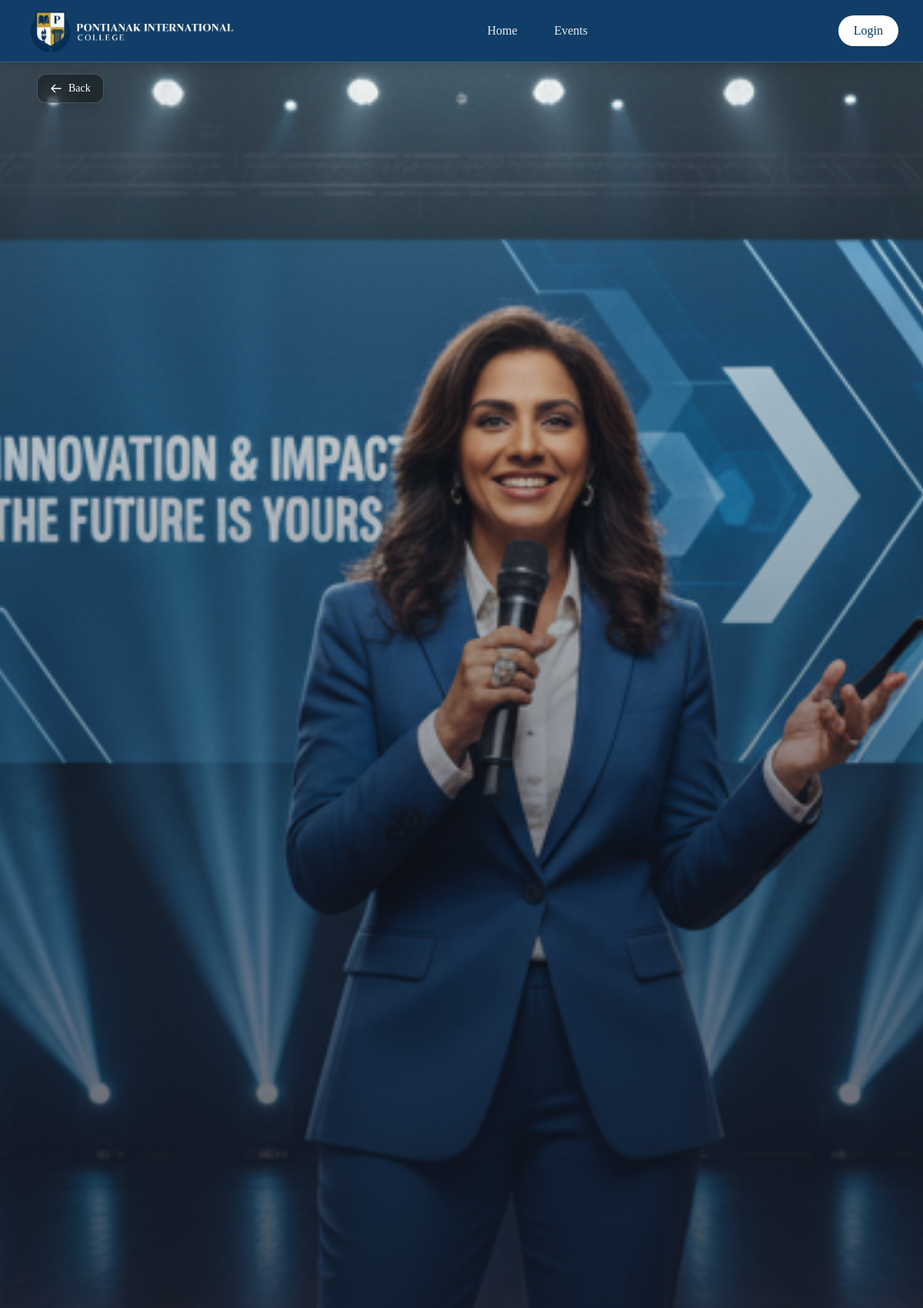
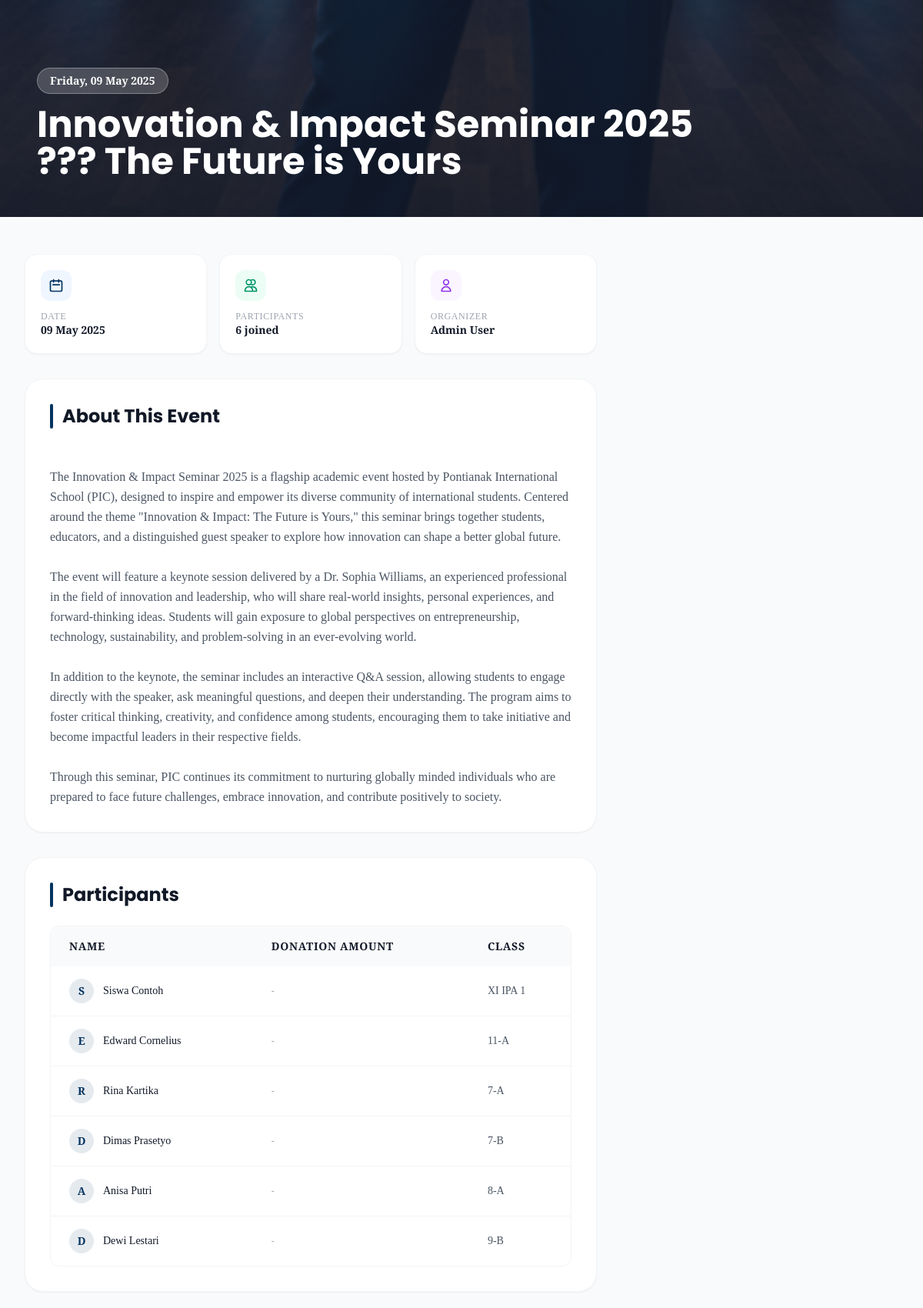
The page /events/4 (upper part) on the database its author committed (2 pictures, top to bottom).
### tables this page shows
CREATE TABLE `events` (
  `id` int NOT NULL,
  `name` varchar(255) NOT NULL,
  `image_url` varchar(500) DEFAULT NULL,
  `date` date NOT NULL,
  `description` text,
  `target_donation` decimal(15,2) DEFAULT NULL,
  `created_by` int DEFAULT NULL,
  `created_at` timestamp NULL DEFAULT CURRENT_TIMESTAMP,
  `updated_at` timestamp NULL DEFAULT CURRENT_TIMESTAMP ON UPDATE CURRENT_TIMESTAMP
);

CREATE TABLE `users` (
  `id` int NOT NULL,
  `name` varchar(100) NOT NULL,
  `email` varchar(100) NOT NULL,
  `password` varchar(255) NOT NULL,
  `role` enum('admin','committee','student','teacher') DEFAULT 'student',
  `nis` varchar(20) DEFAULT NULL,
  `class` varchar(20) DEFAULT NULL,
  `major` varchar(100) DEFAULT NULL,
  `phone` varchar(20) DEFAULT NULL,
  `avatar` varchar(255) DEFAULT 'default.png',
  `is_active` tinyint(1) DEFAULT '1',
  `created_at` timestamp NULL DEFAULT CURRENT_TIMESTAMP,
  `updated_at` timestamp NULL DEFAULT CURRENT_TIMESTAMP ON UPDATE CURRENT_TIMESTAMP
);

### app/views/events/show.php (the view, shortened to what the rows shown need)
<?php require_once dirname(__DIR__) . '/layouts/header.php'; ?>
<?php require_once dirname(__DIR__) . '/layouts/navbar.php'; ?>
<section class="relative pt-20">
    <div class="absolute top-24 left-4 sm:left-8 lg:left-12 z-20">
        <a href="/events" class="inline-flex items-center gap-2 px-4 py-2 bg-black/40 hover:bg-black/60 backdrop-blur-md border border-white/20 text-white font-medium rounded-xl transition-all shadow-lg text-sm">
            <svg class="w-4 h-4" fill="none" stroke="currentColor" viewBox="0 0 24 24"><path stroke-linecap="round" stroke-linejoin="round" stroke-width="2" d="M10 19l-7-7m0 0l7-7m-7 7h18"/></svg>
            Back
        </a>
    </div>
    <div class="relative h-[40vh] md:h-[50vh] overflow-hidden">
        <img src="<?= htmlspecialchars($event['image_url'] ?? '/assets/images/event/eco-exploration-project.png') ?>"
             alt="<?= htmlspecialchars($event['name']) ?>"
             class="w-full h-full object-cover">
        <div class="absolute inset-0 bg-gradient-to-t from-gray-900/90 via-gray-900/40 to-transparent"></div>
        <div class="absolute bottom-0 left-0 right-0 p-8 md:p-12">
            <div class="max-w-7xl mx-auto">
                <div class="flex items-center gap-3 mb-4 flex-wrap">
                    <span class="px-4 py-1.5 bg-white/20 backdrop-blur-sm text-white text-sm font-semibold rounded-full border border-white/30">
                        <?= date('l, d F Y', strtotime($event['date'])) ?>
                    </span>
                </div>
                <h1 class="text-3xl md:text-5xl font-bold text-white font-poppins leading-tight max-w-4xl">
                    <?= htmlspecialchars($event['name']) ?>
                </h1>
            </div>
        </div>
    </div>
</section>
<section class="pt-12 pb-28 bg-gray-50">
    <div class="max-w-7xl mx-auto px-4 sm:px-6 lg:px-8">
        <div class="grid grid-cols-1 lg:grid-cols-3 gap-10">
            <div class="lg:col-span-2 space-y-8">
                <div class="grid grid-cols-2 md:grid-cols-3 gap-4">
                    <div class="bg-white rounded-2xl p-5 border border-gray-100 shadow-sm">
                        <div class="w-10 h-10 bg-blue-50 rounded-xl flex items-center justify-center mb-3">
                            <svg class="w-5 h-5 text-primary" fill="none" stroke="currentColor" viewBox="0 0 24 24"><path stroke-linecap="round" stroke-linejoin="round" stroke-width="2" d="M8 7V3m8 4V3m-9 8h10M5 21h14a2 2 0 002-2V7a2 2 0 00-2-2H5a2 2 0 00-2 2v12a2 2 0 002 2z"/></svg>
                        </div>
                        <p class="text-xs text-gray-400 uppercase tracking-wider font-medium">Date</p>
                        <p class="text-sm font-bold text-gray-900"><?= date('d M Y', strtotime($event['date'])) ?></p>
                    </div>
                    <div class="bg-white rounded-2xl p-5 border border-gray-100 shadow-sm">
                        <div class="w-10 h-10 bg-emerald-50 rounded-xl flex items-center justify-center mb-3">
                            <svg class="w-5 h-5 text-emerald-600" fill="none" stroke="currentColor" viewBox="0 0 24 24"><path stroke-linecap="round" stroke-linejoin="round" stroke-width="2" d="M12 4.354a4 4 0 110 5.292M15 21H3v-1a6 6 0 0112 0v1zm0 0h6v-1a6 6 0 00-9-5.197M13 7a4 4 0 11-8 0 4 4 0 018 0z"/></svg>
                        </div>
                        <p class="text-xs text-gray-400 uppercase tracking-wider font-medium">Participants</p>
                        <p class="text-sm font-bold text-gray-900"><?= $event['participant_count'] ?? 0 ?> joined</p>
                    </div>
                    <div class="bg-white rounded-2xl p-5 border border-gray-100 shadow-sm">
                        <div class="w-10 h-10 bg-purple-50 rounded-xl flex items-center justify-center mb-3">
                            <svg class="w-5 h-5 text-purple-600" fill="none" stroke="currentColor" viewBox="0 0 24 24"><path stroke-linecap="round" stroke-linejoin="round" stroke-width="2" d="M16 7a4 4 0 11-8 0 4 4 0 018 0zM12 14a7 7 0 00-7 7h14a7 7 0 00-7-7z"/></svg>
                        </div>
                        <p class="text-xs text-gray-400 uppercase tracking-wider font-medium">Organizer</p>
                        <p class="text-sm font-bold text-gray-900"><?= htmlspecialchars($event['creator_name'] ?? 'PIC Committee') ?></p>
                    </div>
                </div>
                <div class="bg-white rounded-3xl p-8 border border-gray-100 shadow-sm mb-8">
                    <h2 class="text-2xl font-bold text-gray-900 font-poppins mb-6 flex items-center gap-3">
                        <div class="w-1 h-8 bg-primary rounded-full"></div>
                        About This Event
                    </h2>
                    <div class="prose prose-lg max-w-none text-gray-600 leading-relaxed whitespace-pre-line">
<?= htmlspecialchars($event['description'] ?? '') ?>
                    </div>
                </div>
                <div class="bg-white rounded-3xl p-8 border border-gray-100 shadow-sm mb-8">
                    <h2 class="text-2xl font-bold text-gray-900 font-poppins mb-6 flex items-center gap-3">
                        <div class="w-1 h-8 bg-primary rounded-full"></div>
                        Participants
                    </h2>
                    <?php if (!empty($participants)): ?>
                        <div class="overflow-x-auto rounded-xl border border-gray-100">
                            <table class="w-full text-left text-sm text-gray-600">
                                <thead class="bg-gray-50 text-gray-900 font-semibold uppercase tracking-wider">
                                    <tr>
                                        <th class="px-6 py-4 rounded-tl-xl whitespace-nowrap">Name</th>
                                        <th class="px-6 py-4 whitespace-nowrap">Donation Amount</th>
                                        <th class="px-6 py-4 rounded-tr-xl whitespace-nowrap">Class</th>
                                    </tr>
                                </thead>
                                <tbody class="divide-y divide-gray-100">
                                    <?php foreach ($participants as $participant): ?>
                                    <tr class="hover:bg-gray-50/50 transition-colors">
                                        <td class="px-6 py-4">
                                            <div class="flex items-center gap-3">
                                                <div class="w-8 h-8 rounded-full bg-primary/10 text-primary flex items-center justify-center font-bold flex-shrink-0">
                                                    <?= htmlspecialchars(substr($participant['name'], 0, 1)) ?>
                                                </div>
                                                <span class="font-medium text-gray-900"><?= htmlspecialchars($participant['name']) ?></span>
                                            </div>
                                        </td>
                                        <td class="px-6 py-4">
                                            <?php if (($participant['donation_amount'] ?? 0) > 0): ?>
                                                <span class="inline-flex items-center gap-1.5 px-3 py-1 rounded-full bg-emerald-50 text-emerald-700 font-medium text-xs border border-emerald-100">
                                                    Rp <?= number_format($participant['donation_amount'], 0, ',', '.') ?>
                                                </span>
                                            <?php else: ?>
                                                <span class="text-gray-400 italic text-xs">-</span>
                                            <?php endif; ?>
                                        </td>
                                        <td class="px-6 py-4 text-gray-600 font-medium text-sm whitespace-nowrap">
                                            <?= htmlspecialchars($participant['class'] ?? 'N/A') ?>
                                        </td>
                                    </tr>
                                    <?php endforeach; ?>
                                </tbody>
                            </table>
                        </div>
                    <?php endif; ?>
                </div>
            </div>
            <div class="space-y-6">
            </div>
        </div>
    </div>
</section>
<?php require_once dirname(__DIR__) . '/layouts/footer.php'; ?>

### app/views/layouts/navbar.php (shortened to what the rows shown need)
<nav class="fixed top-0 left-0 right-0 z-50 bg-primary/95 backdrop-blur-md shadow-lg border-b border-white/20">
    <div class="max-w-7xl mx-auto px-4 sm:px-6 lg:px-8">
        <div class="flex items-center justify-between h-16 md:h-20">
            <div class="flex-shrink-0">
                <a href="/" class="flex items-center">
                    <img src="/assets/images/logo/logo-white.png" alt="PIC Logo" class="h-30 md:h-36 w-auto object-contain">
                </a>
            </div>
            <div class="hidden md:flex items-center space-x-2">
                <?php
                $menuItems = ['Home'];
                $links = ['/'];
                if (Session::isLoggedIn()) {
                    $menuItems[] = 'Events';
                    $links[] = '/events';
                    if (Session::getUserRole() !== 'admin') {
                        $menuItems[] = 'History';
                        $links[] = '/history';
                        if (Session::getUserRole() === 'committee') {
                            $menuItems[] = 'Suggestions';
                            $links[] = '/suggestions';
                        } else {
                            $menuItems[] = 'Suggestions';
                            $links[] = '/suggestion';
                        }
                    }
                    if (Session::getUserRole() === 'admin') {
                        $menuItems[] = 'Dashboard';
                        $links[] = '/admin/dashboard';
                    }
                } else {
                    $menuItems[] = 'Events';
                    $links[] = '/events';
                }
                $activeItem = '';
                foreach($menuItems as $index => $item):
                ?>
                    <a href="<?php echo htmlspecialchars($links[$index]); ?>" class="px-4 md:px-5 py-2 rounded-full font-medium transition-all duration-300 <?php echo ($item === $activeItem) ? 'bg-primary-dark/90 text-white hover:bg-primary-dark' : 'text-white/90 hover:bg-white/20 hover:text-white'; ?>">
                        <?php echo htmlspecialchars($item); ?>
                    </a>
                <?php endforeach; ?>
            </div>
            <div class="flex items-center space-x-2 md:space-x-3">
                <?php if (!Session::isLoggedIn()): ?>
                    <a href="/auth/login" class="px-4 md:px-5 py-2 rounded-full bg-white text-primary font-medium text-sm md:text-base transition-all duration-300 hover:bg-gray-100 shadow-sm">
                        Login
                    </a>
                <?php endif; ?>
            </div>
        </div>
    </div>
</nav>

### app/core/Router.php (shortened to what the rows shown need)
<?php
class Router
{
    private array $routes = [];
    public function add(string $method, string $uri, string $controller, string $function)
    {
        $this->routes[] = [
            'method' => $method,
            'uri' => $uri,
            'controller' => $controller,
            'function' => $function,
        ];
    }
    public function run()
    {
        $method = $_SERVER['REQUEST_METHOD'];
        $uri = parse_url($_SERVER['REQUEST_URI'], PHP_URL_PATH);
        $uri = preg_replace('#/{2,}#', '/', $uri);
        $uri = rtrim($uri, '/');
        foreach ($this->routes as $route) {
            if ($method !== $route['method']) {
                continue;
            }
            $pattern = preg_replace('/\{[a-zA-Z_]+\}/', '([0-9]+)', $route['uri']);
            $pattern = '#^' . $pattern . '$#';
            if (preg_match($pattern, $uri, $matches)) {
                array_shift($matches);
                $controller = new $controllerClass();
                $function = $route['function'];
                call_user_func_array([$controller, $function], $matches);
                return;
            }
        }
    }
}

### rows shown on the page
events: item "Home", item "Events", image_url (picture), date "Friday, 09 May 2025", name "Innovation & Impact Seminar 2025 ??? The Future is Yours", date "09 May 2025", participant_count "6", created_by.name "Admin User", description "The Innovation & Impact Seminar 2025 is a flagship academic event hosted by Pontianak International School (PIC), designed to inspire and empower its diverse community of international students. Centered around the theme \"Innovation & Impact: The Future is Yours,\" this seminar brings together students, educators, and a distinguished guest speaker to explore how innovation can shape a better global future. The event will feature a keynote session delivered by a Dr. Sophia Williams, an experienced professional in the field of innovation and leadership, who will share real-world insights, personal experiences, and forward-thinking ideas. Students will gain exposure to global perspectives on…"
users: name "S", name "Siswa Contoh", class "XI IPA 1"
users: name "E", name "Edward Cornelius", class "11-A"
users: name "R", name "Rina Kartika", class "7-A"
users: name "D", name "Dimas Prasetyo", class "7-B"
users: name "A", name "Anisa Putri", class "8-A"
users: name "D", name "Dewi Lestari", class "9-B"
